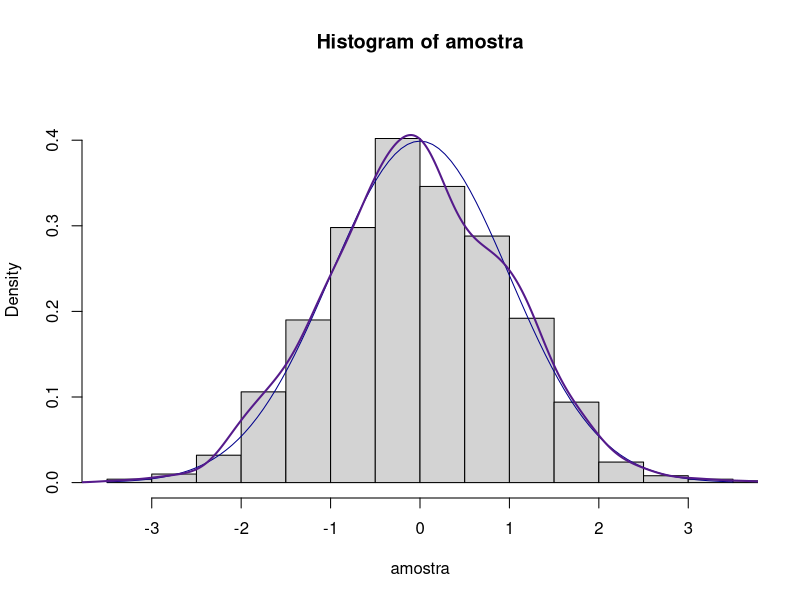
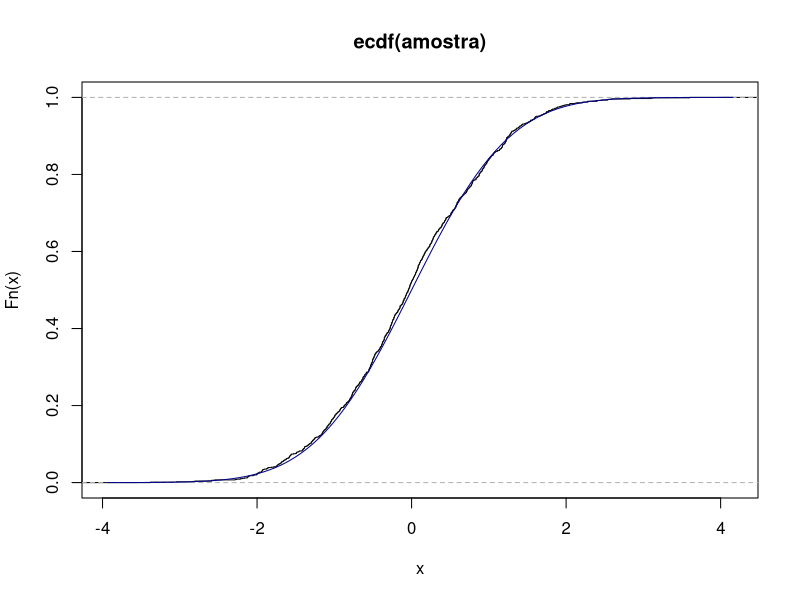
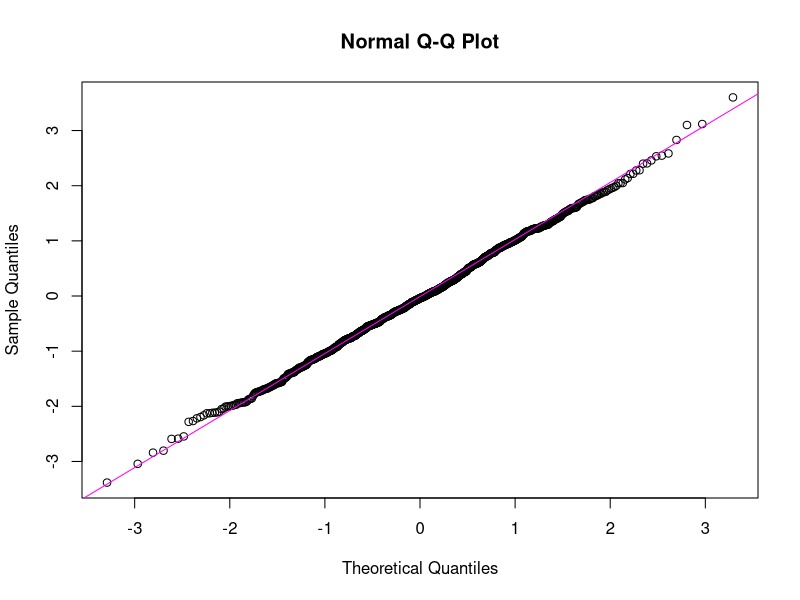
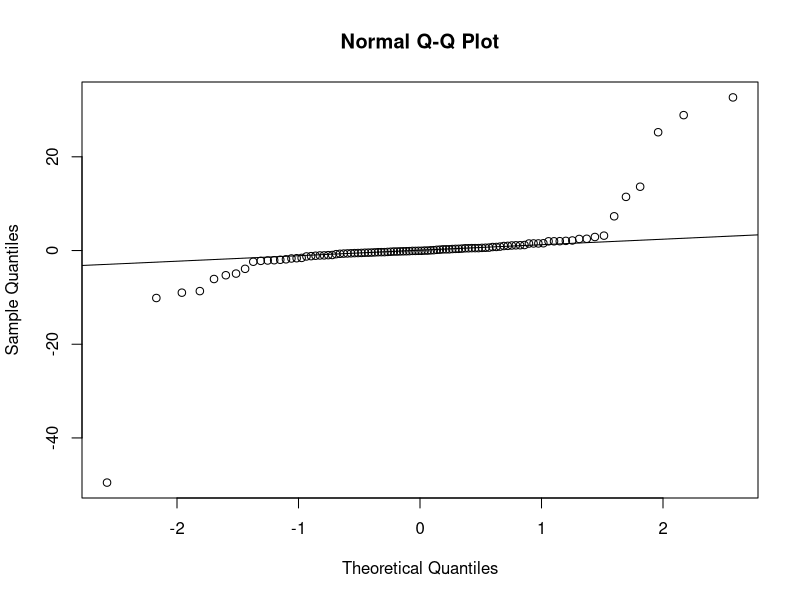
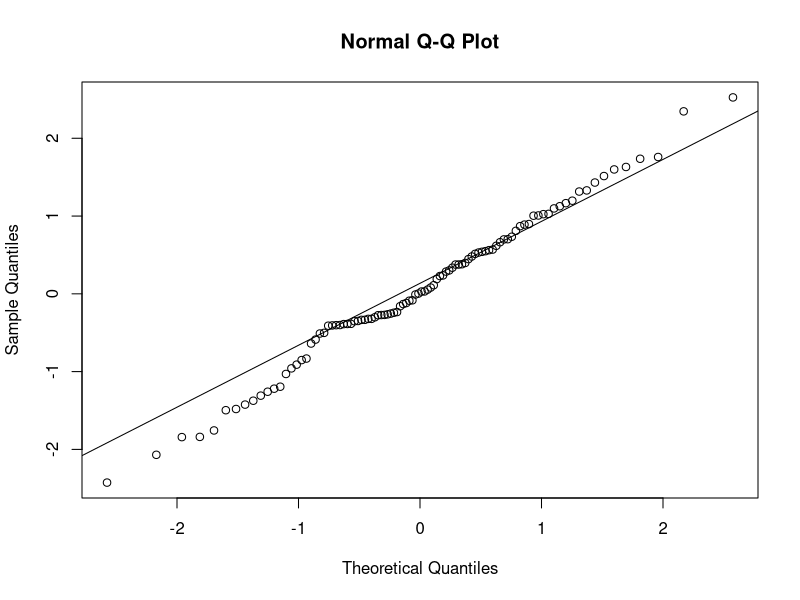
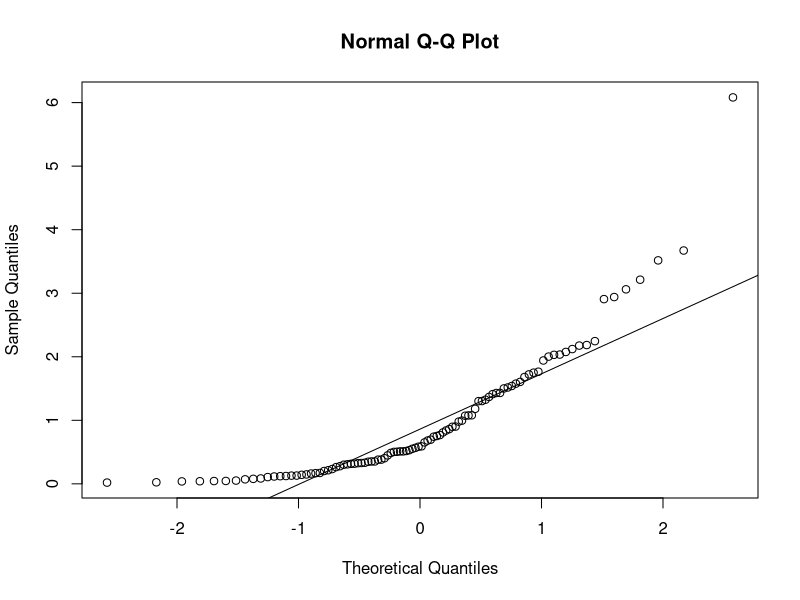

Source code (R) for these figures, in order:
gera.z <- function(){
  u <- runif(2)
  mod <- sqrt(-2*log(u[1]))
  teta <- 2*pi*u[2]
  c(cos(teta), sin(teta)) * mod
}
gera.z()
amostra <- as.vector(replicate(gera.z(), n = 500))
mean(amostra)
var(amostra)
hist(amostra, freq = F, xlim = c(-3.5, 3.5), ylim = c(0, 0.45))
curve(dnorm(x), col = "blue4", add = T)
lines(density(amostra), col = "purple4", lwd = 2)

fn <- ecdf(amostra)
plot(fn)
curve(pnorm, col = "blue4", add = T)
ks.test(amostra, "pnorm")
qqnorm(amostra)
qqline(amostra, col = "magenta")

amostra.t <- rt(n = 100, df = 1)
qqnorm(amostra.t)
qqline(amostra.t)
amostra.t <- rt(n = 100, df = 5)
qqnorm(amostra.t)
qqline(amostra.t)

amostra.exp <- rexp(100)
qqnorm(amostra.exp)
qqline(amostra.exp)
